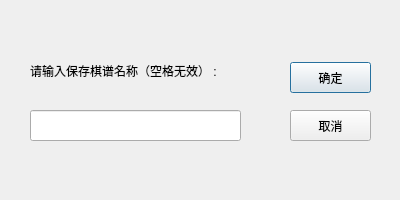
<?xml version="1.0" encoding="UTF-8"?>
<ui version="4.0">
 <class>SavedDialog</class>
 <widget class="QDialog" name="SavedDialog">
  <property name="geometry">
   <rect>
    <x>0</x>
    <y>0</y>
    <width>400</width>
    <height>200</height>
   </rect>
  </property>
  <property name="minimumSize">
   <size>
    <width>400</width>
    <height>200</height>
   </size>
  </property>
  <property name="maximumSize">
   <size>
    <width>400</width>
    <height>200</height>
   </size>
  </property>
  <property name="windowTitle">
   <string>保存棋谱</string>
  </property>
  <widget class="QLineEdit" name="lineEdit">
   <property name="geometry">
    <rect>
     <x>30</x>
     <y>110</y>
     <width>211</width>
     <height>31</height>
    </rect>
   </property>
  </widget>
  <widget class="QLabel" name="label">
   <property name="geometry">
    <rect>
     <x>30</x>
     <y>30</y>
     <width>211</width>
     <height>81</height>
    </rect>
   </property>
   <property name="text">
    <string>请输入保存棋谱名称（空格无效） :</string>
   </property>
  </widget>
  <widget class="QPushButton" name="pushButton">
   <property name="geometry">
    <rect>
     <x>290</x>
     <y>62</y>
     <width>81</width>
     <height>31</height>
    </rect>
   </property>
   <property name="text">
    <string>确定</string>
   </property>
  </widget>
  <widget class="QPushButton" name="pushButton_2">
   <property name="geometry">
    <rect>
     <x>290</x>
     <y>110</y>
     <width>81</width>
     <height>31</height>
    </rect>
   </property>
   <property name="text">
    <string>取消</string>
   </property>
  </widget>
 </widget>
 <resources/>
 <connections/>
</ui>
